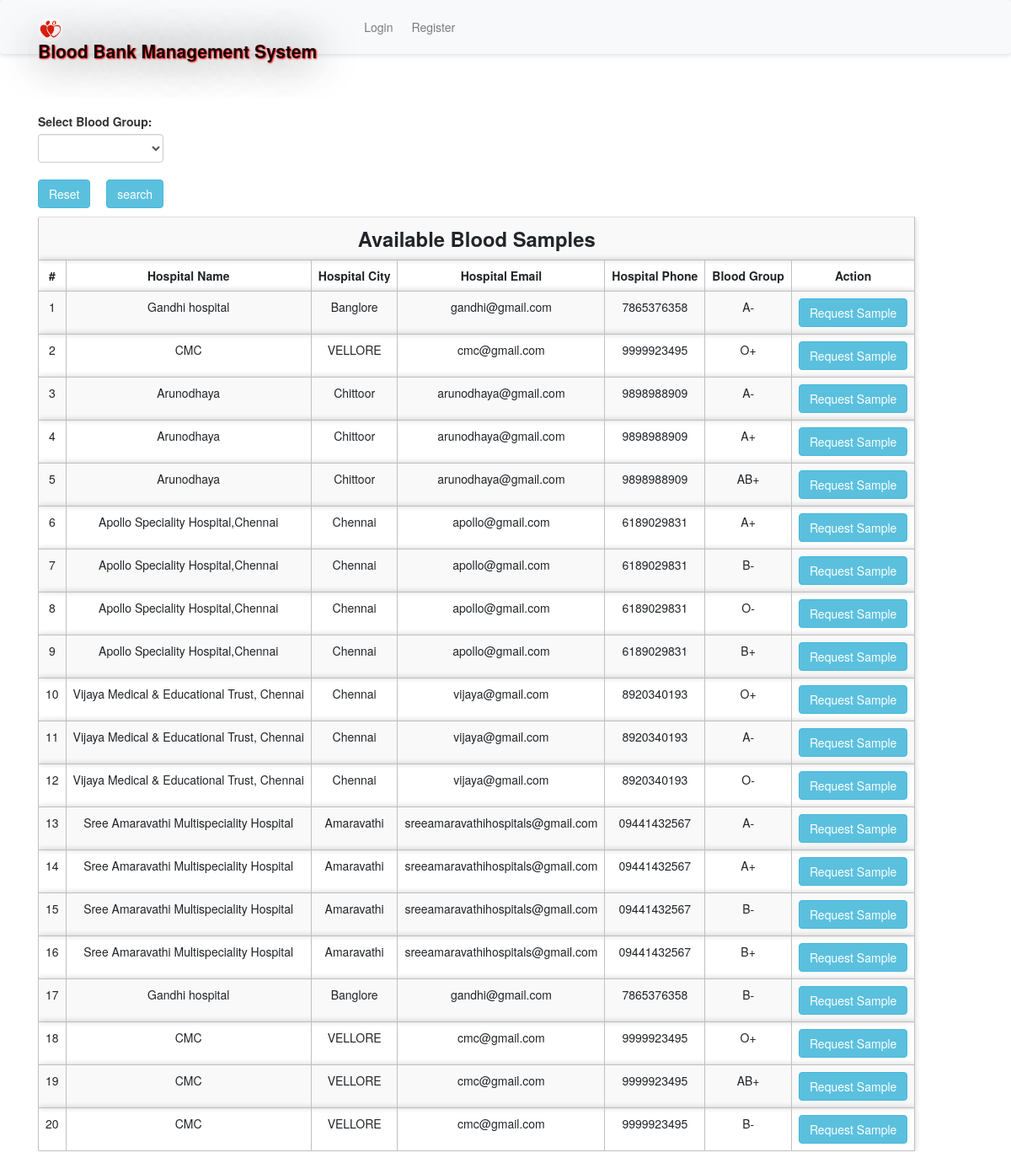
The app's page /abs.php with its own data.
### tables this page shows
CREATE TABLE IF NOT EXISTS `bloodinfo` (
  `bid` int(11) NOT NULL AUTO_INCREMENT,
  `hid` int(11) NOT NULL,
  `bg` varchar(10) NOT NULL,
  PRIMARY KEY (`bid`),
  KEY `hid` (`hid`)
);

CREATE TABLE IF NOT EXISTS `hospitals` (
  `id` int(11) NOT NULL AUTO_INCREMENT,
  `hname` varchar(100) NOT NULL,
  `hemail` varchar(100) NOT NULL,
  `hpassword` varchar(100) NOT NULL,
  `hphone` varchar(100) NOT NULL,
  `hcity` varchar(100) NOT NULL,
  PRIMARY KEY (`id`)
);

### message.php (called while the page is built, shortened)
<?php $counter=0; if(isset($_GET['msg'])) { ?>
	<div class="col-5 alert alert alert-success alert-dismissible fade show card" id="message">
		<button type="button" class="close" data-dismiss="alert" title="close">&times;</button><?php echo $_GET['msg'];?>
	</div>
<?php }?>

### abs.php (the view, shortened to what this page needs)
<?php
require 'file/connection.php';
if(isset($_GET['search'])){
    $searchKey = $_GET['search'];
    $sql = "select bloodinfo.*, hospitals.* from bloodinfo, hospitals where bloodinfo.hid=hospitals.id && bg='$searchKey'";
}else{
    $sql = "select bloodinfo.*, hospitals.* from bloodinfo, hospitals where bloodinfo.hid=hospitals.id";
}
$result = mysqli_query ($conn, $sql);
?>
<!DOCTYPE html>
<html>
<?php require 'head.php'; ?>
<body>
    <?php require 'header1.php'; ?>
    <div class="container cont">
        <?php require 'message.php'; ?>
        <div class="row col-lg-8 col-md-8 col-sm-12 mb-3">
            <form method="get" action="" style="margin-top:-20px; ">
            <label class="font-weight-bolder">Select Blood Group:</label>
               <select name="search" class="form-control">
               <option><?php echo @$_GET['search']; ?></option>
               <option value="A+">A+</option>
               </select><br>
               <a href="abs.php" class="btn btn-info mr-4"> Reset</a>
               <input type="submit" name="submit" class="btn btn-info" value="search">
           </form>
        </div>
        <table class="table table-responsive table-striped rounded mb-5">
            <tr><th colspan="7" class="title">Available Blood Samples</th></tr>
            <tr>
                <th>#</th>
                <th>Hospital Name</th>
                <th>Hospital City</th>
                <th>Hospital Email</th>
                <th>Hospital Phone</th>
                <th>Blood Group</th>
                <th>Action</th>
            </tr>
        <?php while($row = mysqli_fetch_array($result)) { ?>
            <tr>
                <td><?php echo ++$counter;?></td>
                <td><?php echo $row['hname'];?></td>
                <td><?php echo ($row['hcity']); ?></td>
                <td><?php echo ($row['hemail']); ?></td>
                <td><?php echo ($row['hphone']); ?></td>
                <td><?php echo ($row['bg']); ?></td>
                <form action="file/request.php" method="post">
                <?php if (isset($_SESSION['hid'])) { ?>
                <td><a href="javascript:void(0);" class="btn btn-info hospital">Request Sample</a></td>
                <?php } else {(isset($_SESSION['rid']))  ?>
                <td><input type="submit" name="request" class="btn btn-info" value="Request Sample"></td>
                <?php } ?>
                </form>
            </tr>
        <?php } ?>
        </table>
    </div>
</body>

### head.php (shortened to what this page needs)
<head>
    <link rel="stylesheet" href="https://maxcdn.bootstrapcdn.com/bootstrap/4.5.0/css/bootstrap.min.css">
    <link rel="stylesheet" type="text/css" href="../library/css/bootstrap.min.css"/>
    <link href="css/style.css" rel="stylesheet"/>
</head>

### header1.php (shortened to what this page needs)
<nav class="navbar navbar-expand-sm navbar-light bg-light sticky-top">
    <div class="container">
        <a class="navbar-brand" href="Userpage.html"><img src="image/favicon.jpg" width="30" height="30" class="rounded-circle">Blood Bank Management System</a>
          <div class="collapse navbar-collapse" id="collapsibleNavbar">
        <?php if (isset($_SESSION['hid'])) { ?>
        <?php } elseif (isset($_SESSION['rid'])) { ?>
        <?php }  else { ?>
                    <ul class="navbar-nav ml-auto">
            <li class="nav-item">
                <a class="nav-link btn btn-light" href="login.php">Login</a>
            </li>
            <li class="nav-item">
                <a class="nav-link btn btn-light" href="register.php">Register</a>
            </li>
        </ul>
        <?php } ?>
       </div>
    </div>
</nav>

### css/style.css (style rules this page uses)
.cont { padding-top: 40px; text-align: justify; font-size: 1em; }
.card ,nav, .footer,tr,video { border-radius: 3px; transition: all 200ms ease-out; box-shadow: 0px 0px 7px rgba(0, 0, 0, 0.2); }
tr,th,td { border:0.1px solid silver; text-align: center; }
.nav-item { margin-left: 10px; }
.navbar-brand { text-shadow: 1px 1px 2px red, 0 0 50px black, 0 0 5px white; font-weight: bold; font-size: 1.5em; }
.title { font-weight: bold; font-size: 1.7em; text-transform: capitalize; text-align: center; }
.rounded-circle { margin-top: -2.5px; }
form { padding-top: 20px; }
a:link { text-decoration: none; }

### abs.php (style rules this page uses)
body { background-size: cover; min-height: 0; height: 900px; }

### records on screen
bloodinfo: hid.hname "Gandhi hospital", hid.hcity "Banglore", hid.hemail "gandhi@gmail.com", hid.hphone "7865376358", bg "A-"
bloodinfo: hid.hname "CMC", hid.hcity "VELLORE", hid.hemail "cmc@gmail.com", hid.hphone "9999923495", bg "O+"
bloodinfo: hid.hname "Arunodhaya", hid.hcity "Chittoor", hid.hemail "arunodhaya@gmail.com", hid.hphone "9898988909", bg "A-"
bloodinfo: hid.hname "Arunodhaya", hid.hcity "Chittoor", hid.hemail "arunodhaya@gmail.com", hid.hphone "9898988909", bg "A+"
bloodinfo: hid.hname "Arunodhaya", hid.hcity "Chittoor", hid.hemail "arunodhaya@gmail.com", hid.hphone "9898988909", bg "AB+"
bloodinfo: hid.hname "Apollo Speciality Hospital,Chennai", hid.hcity "Chennai", hid.hemail "apollo@gmail.com", hid.hphone "6189029831", bg "A+"
bloodinfo: hid.hname "Apollo Speciality Hospital,Chennai", hid.hcity "Chennai", hid.hemail "apollo@gmail.com", hid.hphone "6189029831", bg "B-"
bloodinfo: hid.hname "Apollo Speciality Hospital,Chennai", hid.hcity "Chennai", hid.hemail "apollo@gmail.com", hid.hphone "6189029831", bg "O-"
bloodinfo: hid.hname "Apollo Speciality Hospital,Chennai", hid.hcity "Chennai", hid.hemail "apollo@gmail.com", hid.hphone "6189029831", bg "B+"
bloodinfo: hid.hname "Vijaya Medical & Educational Trust, Chennai", hid.hcity "Chennai", hid.hemail "vijaya@gmail.com", hid.hphone "8920340193", bg "O+"
bloodinfo: hid.hname "Vijaya Medical & Educational Trust, Chennai", hid.hcity "Chennai", hid.hemail "vijaya@gmail.com", hid.hphone "8920340193", bg "A-"
bloodinfo: hid.hname "Vijaya Medical & Educational Trust, Chennai", hid.hcity "Chennai", hid.hemail "vijaya@gmail.com", hid.hphone "8920340193", bg "O-"
bloodinfo: hid.hname "Sree Amaravathi Multispeciality Hospital", hid.hcity "Amaravathi", hid.hemail "sreeamaravathihospitals@gmail.com", hid.hphone "09441432567", bg "A-"
bloodinfo: hid.hname "Sree Amaravathi Multispeciality Hospital", hid.hcity "Amaravathi", hid.hemail "sreeamaravathihospitals@gmail.com", hid.hphone "09441432567", bg "A+"
bloodinfo: hid.hname "Sree Amaravathi Multispeciality Hospital", hid.hcity "Amaravathi", hid.hemail "sreeamaravathihospitals@gmail.com", hid.hphone "09441432567", bg "B-"
bloodinfo: hid.hname "Sree Amaravathi Multispeciality Hospital", hid.hcity "Amaravathi", hid.hemail "sreeamaravathihospitals@gmail.com", hid.hphone "09441432567", bg "B+"
bloodinfo: hid.hname "Gandhi hospital", hid.hcity "Banglore", hid.hemail "gandhi@gmail.com", hid.hphone "7865376358", bg "B-"
bloodinfo: hid.hname "CMC", hid.hcity "VELLORE", hid.hemail "cmc@gmail.com", hid.hphone "9999923495", bg "O+"
bloodinfo: hid.hname "CMC", hid.hcity "VELLORE", hid.hemail "cmc@gmail.com", hid.hphone "9999923495", bg "AB+"
bloodinfo: hid.hname "CMC", hid.hcity "VELLORE", hid.hemail "cmc@gmail.com", hid.hphone "9999923495", bg "B-"
